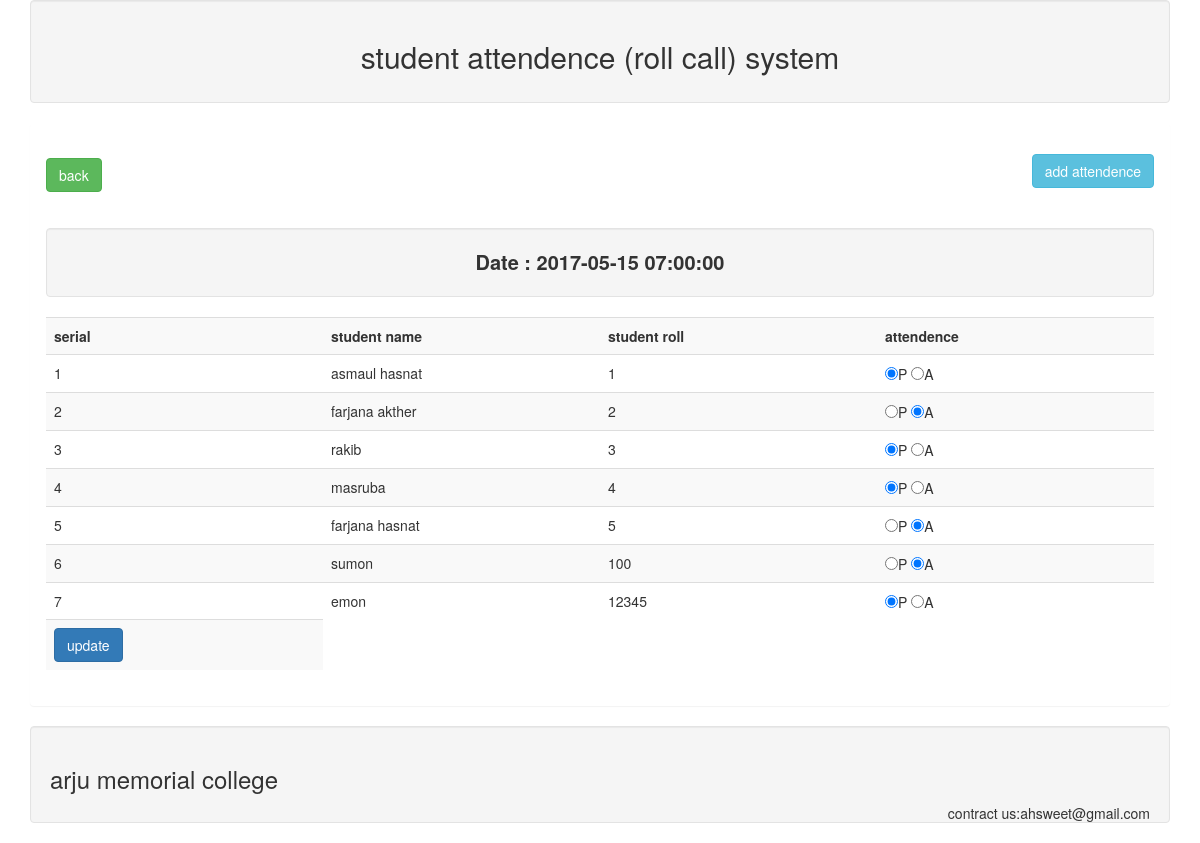
Page /view_student_attendence.php?dat=2017-05-15 07:00:00 on the committed database.
### tables this page shows
CREATE TABLE IF NOT EXISTS `tbl_attendence` (
  `statid` int(11) NOT NULL AUTO_INCREMENT,
  `satroll` int(11) NOT NULL,
  `attendence` varchar(255) NOT NULL,
  `attendencetime` datetime NOT NULL DEFAULT CURRENT_TIMESTAMP,
  `attendenceday` int(11) NOT NULL,
  PRIMARY KEY (`statid`)
);

CREATE TABLE IF NOT EXISTS `tbl_student` (
  `stid` int(11) NOT NULL AUTO_INCREMENT,
  `stname` varchar(255) NOT NULL,
  `stroll` int(11) NOT NULL,
  PRIMARY KEY (`stid`)
);

### lib/Database.php (called while the page is built, shortened)
<?php
Class Database{
	public $host   = DB_HOST;
	public $user   = DB_USER;
	public $pass   = DB_PASS;
	public $dbname = DB_NAME;
	public $link;
	private function connectDB(){
	$this->link = new mysqli($this->host, $this->user, $this->pass, $this->dbname);
 }
	public function select($query){
		$result = $this->link->query($query) or die($this->link->error.__LINE__);
		if($result->num_rows > 0){
			return $result;
		} else {
			return false;
		}
	}
}

### classes/student.php (called while the page is built, shortened)
<?php
$filepath = realpath(dirname(__FILE__));
	include_once ($filepath.'/../lib/Database.php');
class student
{
	private $db;
	function __construct()
	{
		$this->db=new Database();
	}
	public function getattendencebydate($current_date){
$selectquery="select tbl_attendence.*, tbl_student.stname from tbl_attendence,tbl_student where tbl_attendence.satroll=tbl_student.stroll and tbl_attendence.attendencetime='$current_date'";
$result=$this->db->select($selectquery);
return $result;
	}
}

### view_student_attendence.php (the view, shortened to what this page needs)
<?php include "inc/header.php";?>
  <div class="panel panel-deafult">
      <div class="panel-heading">
           <h2>
               <a class="btn btn-success" href="attendenceview.php">back</a>
               <a class="btn btn-info pull-right" href="index.php">add attendence</a>
           </h2>
      </div>
      <?php if(isset($_GET['dat']) && $_GET['dat'] !=null){
       $current_date=$_GET['dat'];
        $selectattenbydate=$stu->getattendencebydate( $current_date);
        }?>
      <div class="panel-body">
        <div class="well text-center"  style="font-size: 20px;">
          <strong>
            Date : <?php echo $current_date;
           ?>
          </strong>
        </div>
          <form method="post" action="">
            <table class="table table-striped">
              <tr>
                <th width="25%">serial</th>
                <th width="25%">student name</th>
                <th width="25%">student roll</th>
                <th width="25%">attendence</th>
              </tr>
              <?php
              if($selectattenbydate){$i=0;
              while($row=$selectattenbydate->fetch_assoc()){$i++;?>
              <tr>
                  <td><input type="hidden" name="dat" value="<?php echo$row['attendencetime'];?>">
                  <?php echo $i;?></td>
                  <td><?php echo $row['stname'];?></td>
                  <td><?php echo $row['satroll'];?></td>
                  <td><input <?php if ($row['attendence']=='present') {
                    echo 'checked';
                  }?> type="radio" name="atten[<?php echo $row['satroll'];?>]" value="present">P
                      <input <?php if ($row['attendence']=='absent') {
                    echo 'checked';
                  }?> type="radio" name="atten[<?php echo $row['satroll'];?>]" value="absent">A</td>
              </tr>
             <?php }
              }?>
               <tr>
                <td><input class="btn btn-primary" type="submit" name="submit" value="update"></td>
              </tr>
            </table>
          </form>
      </div>
</div>
<?php include "inc/footer.php";?>

### rows in the picture
tbl_attendence: tbl_student.stname "asmaul hasnat", satroll "1", attendence "☑"
tbl_attendence: tbl_student.stname "farjana akther", satroll "2", attendence "☑"
tbl_attendence: tbl_student.stname "rakib", satroll "3", attendence "☑"
tbl_attendence: tbl_student.stname "masruba", satroll "4", attendence "☑"
tbl_attendence: tbl_student.stname "farjana hasnat", satroll "5", attendence "☑"
tbl_attendence: tbl_student.stname "sumon", satroll "100", attendence "☑"
tbl_attendence: tbl_student.stname "emon", satroll "12345", attendence "☑"

### other values in the picture
$current_date "2017-05-15 07:00:00"
